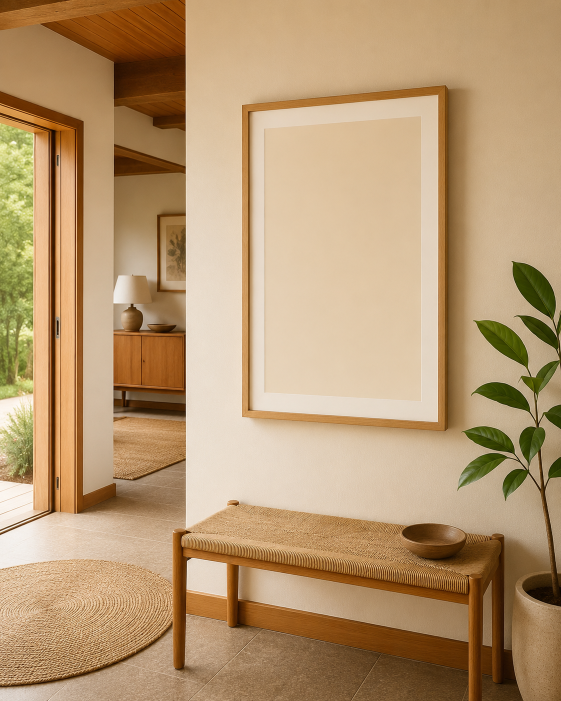
#> input picture templates_data/template_821e4eda2b03/background.png, 1122 x 1402 px, found by its file name (shown at 1/2 size)
$ python find_actual_edges.py
#> lines starting #> are read from the running program, lines starting #| are printed output that depends on the picture
import sys
sys.path.insert(0, r"c:\Users\Eitan Baron\Desktop\MockupGen")
from pathlib import Path
from PIL import Image, ImageFilter, ImageOps

bg_path = Path(r"c:\Users\Eitan Baron\Desktop\MockupGen\draft_templates\template_821e4eda2b03\background.png")
if not bg_path.exists():
    bg_path = Path(r"c:\Users\Eitan Baron\Desktop\MockupGen\draft_templates\template_821e4eda2b03\background.jpg")

with Image.open(bg_path) as img:
    # Let's convert to grayscale and apply FIND_EDGES
#> img is the input picture: PIL image 1122x1402 RGBA; mean R, G, B, A 182.7, 151.7, 113.5, 255
    gray = img.convert("L")
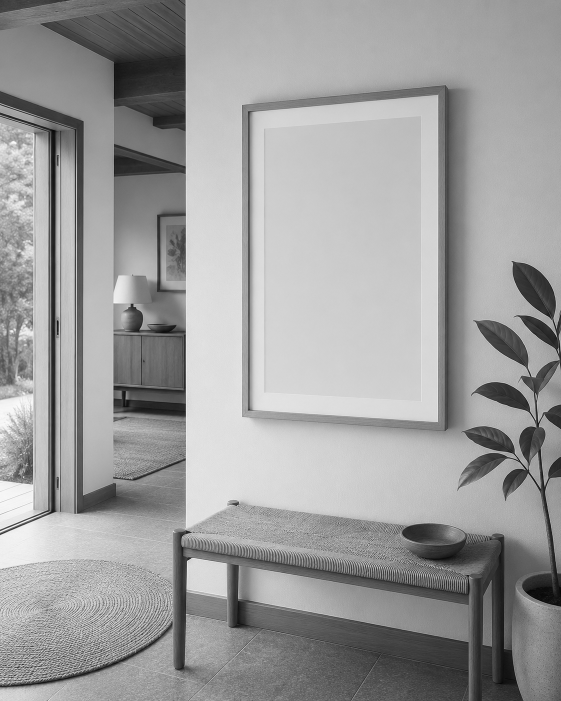
#> gray: PIL image 1122x1402 L (shown at 1/2 size); min 0, max 255, mean 156.6
    edges = gray.filter(ImageFilter.FIND_EDGES)
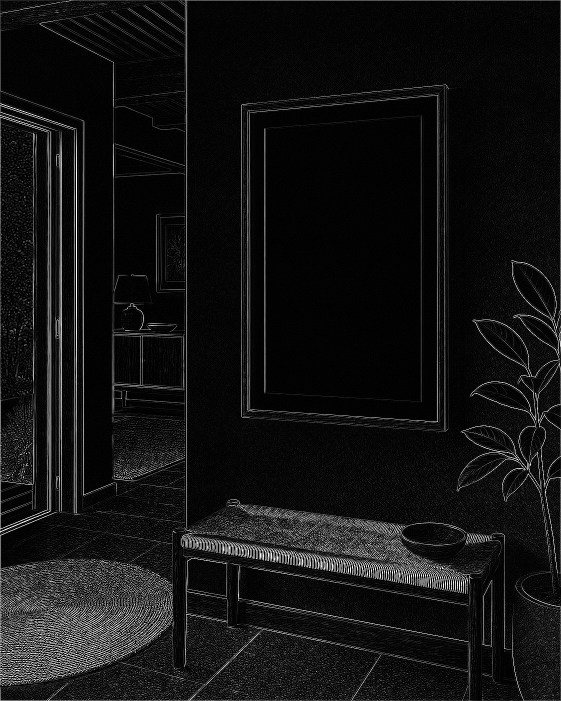
#> edges: PIL image 1122x1402 L (shown at 1/2 size); min 0, max 255, mean 18.6
    pixels = edges.load()

    # We want to find the real edges around the top-left area: X in [500, 560], Y in [200, 260]
    print("--- VERTICAL EDGES SCAN (X COORDINATE OF LEFT BORDER) ---")
    # Sum edge intensities vertically for each X column in a range of Y values (e.g. Y from 250 to 500)
    col_sums = []
    for x in range(500, 580):
        intensity_sum = sum(pixels[x, y] for y in range(250, 500))
        col_sums.append((intensity_sum, x))
#> this loop made 80 passes
#> intensity_sum on passes 1 to 12: 7448, 0, 487, 332, 351, 2233, 1218, 1610, 728, 1167, 477, 1039
#> after the loop, col_sums = 80 pairs, first value 0 to 55056, second value 500 to 579
    col_sums.sort(reverse=True)
    print("Top 5 strongest vertical edge columns (X):")
    for val, x in col_sums[:5]:
        print(f"  Col X={x}: sum of edge intensity={val}")
#> this loop made 5 passes
#> (val, x) on passes 1 to 5: (55056, 528), (24343, 531), (7448, 500), (3467, 530), (2233, 505)
#|   Col X=528: sum of edge intensity=55056
#|   Col X=531: sum of edge intensity=24343
#|   Col X=500: sum of edge intensity=7448
#|   Col X=530: sum of edge intensity=3467
#|   Col X=505: sum of edge intensity=2233

    print("\n--- HORIZONTAL EDGES SCAN (Y COORDINATE OF TOP BORDER) ---")
    # Sum edge intensities horizontally for each Y row in a range of X values (e.g. X from 550 to 800)
    row_sums = []
    for y in range(200, 280):
        intensity_sum = sum(pixels[x, y] for x in range(550, 800))
        row_sums.append((intensity_sum, y))
#> this loop made 80 passes
#> intensity_sum on passes 1 to 12: 5683, 6228, 6031, 4209, 4146, 4541, 4030, 3783, 3865, 4268, 4125, 3943
#> after the loop, row_sums = 80 pairs, first value 339 to 6228, second value 200 to 279
    row_sums.sort(reverse=True)
    print("Top 5 strongest horizontal edge rows (Y):")
    for val, y in row_sums[:5]:
        print(f"  Row Y={y}: sum of edge intensity={val}")
#> this loop made 5 passes
#> (val, y) on passes 1 to 5: (6228, 201), (6031, 202), (5683, 200), (4541, 205), (4268, 209)
#|   Row Y=201: sum of edge intensity=6228
#|   Row Y=202: sum of edge intensity=6031
#|   Row Y=200: sum of edge intensity=5683
#|   Row Y=205: sum of edge intensity=4541
#|   Row Y=209: sum of edge intensity=4268
